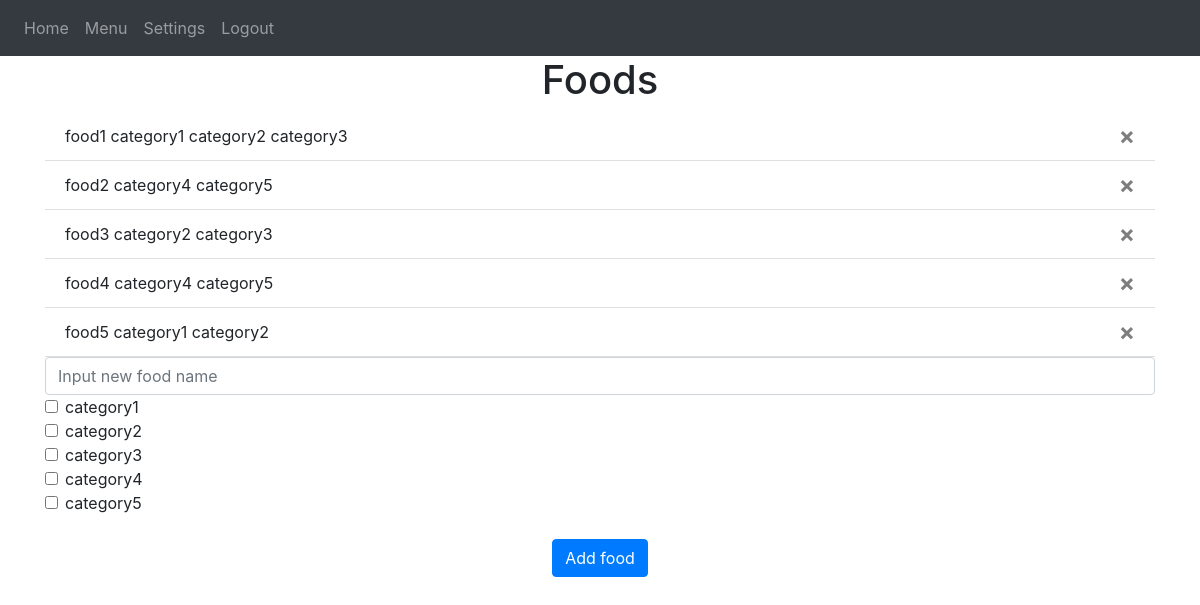
Page / (signed in) on the earlier database version.
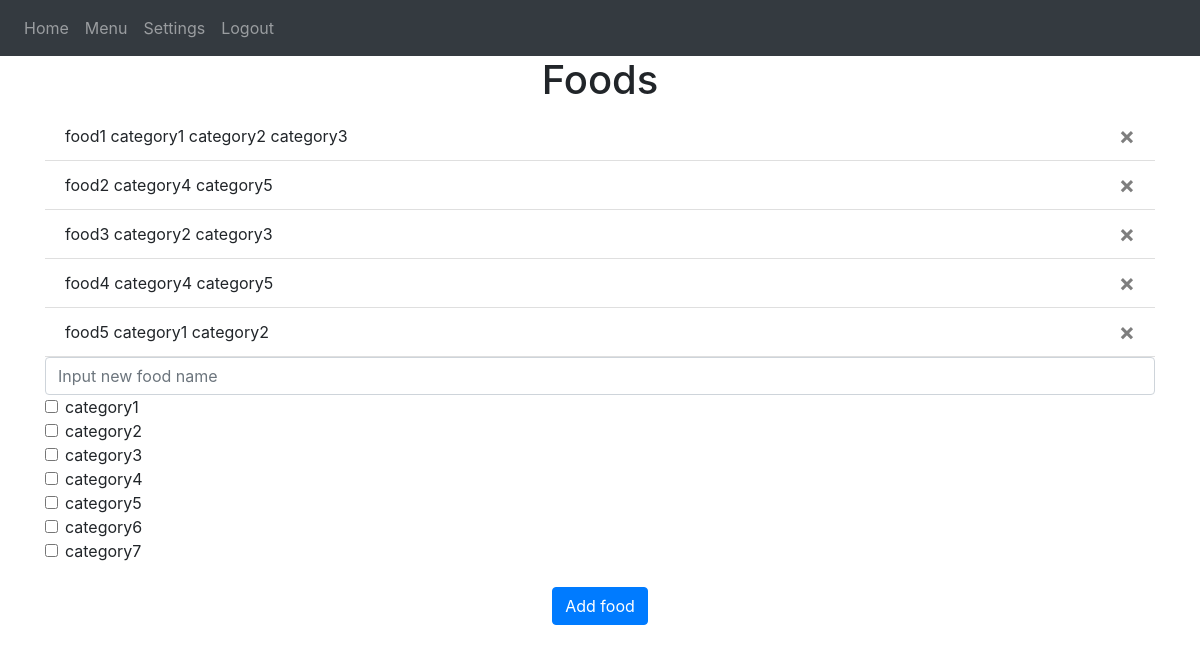
Same page on the later database version.
### src/models.py (models this page shows)
class Food(db.Model):
    __tablename__ = "foods"
    id = db.Column(db.Integer, primary_key = True)
    name = db.Column(db.String(100))
    data = db.Column(db.String(10000))
    date = db.Column(db.DateTime(timezone = True), default = func.now())
    lastServed = db.Column(db.Date, default = datetime.date(2021,12,10))
    value = db.Column(db.Float())
    user_id = db.Column(db.Integer,db.ForeignKey('users.id'))
    categories = db.relationship('Category', secondary = 'food_category',back_populates = 'foods')
    menus = db.relationship('Menu', secondary = 'food_menu', back_populates = 'foods', lazy='dynamic')

class Category(db.Model):
    __tablename__ = "categories"
    id = db.Column(db.Integer, primary_key=True)
    name = db.Column(db.String(100))
    value = db.Column(db.Float())
    immediateValue = db.Column(db.Float())
    user_id = db.Column(db.Integer,db.ForeignKey('users.id'))
    foods = db.relationship('Food',secondary='food_category',back_populates='categories')

### src/views.py (the view, shortened to what this page needs)
@views.route('/',methods=['GET','POST'])
@login_required
def home():
    return render_template("home.html", user=current_user)

### src/__init__.py (called while the page is built)
def create_app():
    app = Flask(__name__)
    app.config['SECRET_KEY'] = 'tajny klucik'
    app.config['SQLALCHEMY_DATABASE_URI'] = f'sqlite:///{DB_NAME}'
    app.config['UPLOAD_FOLDER'] = configuration.UPLOAD_FOLDER
    db.init_app(app)
    from .views import views
    from .auth import auth
    app.register_blueprint(views, url_prefix='/')
    app.register_blueprint(auth, url_prefix='/')
    from .models import User, Food, Category, FoodCategory
    create_database(app)
    login_manager = LoginManager()
    login_manager.login_view = 'auth.login'
    login_manager.init_app(app)
    @login_manager.user_loader
    def load_user(id):
        return User.query.get(int(id))
    return app

### src/templates/home.html (shortened to what this page needs)
{% extends "base.html" %}
{% block content %}
<h1 align="center">Foods</h1>
<ul class="list-group list-group-flush" id="foods">
    {% for food in user.foods %}
    <li class="list-group-item">
        {{ food.name }}
        {% for category in food.categories %}
        {{category.name}}
        {% endfor %}
        <button type="button" class="close" onClick="deleteFood({{ food.id }} )">
            <span aria-hidden="true">&times;</span>
        </button>
    </li>
    {% endfor %}
</ul>
<form method="POST">
    <input
        type="text"
        name="food"
        id="food"
        class="form-control"
        placeholder="Input new food name"
    />
    {% for category in user.categories %}
    <div class="form-check">
        <input class="form-check-input" type="checkbox" value="" id="{{'category_'+category.id|string }}" name="{{ 'category_'+category.id|string }}">
        <label class="form-check-label" for="{{ 'category_'+category.id|string }}">
            {{ category.name }}
        </label>
    </div>
    {% endfor %}
    <br />
    <div align="center">
        <button type="submit" class="btn btn-primary">Add food</button>
    </div>
</form>
{% endblock %}

Differences in the rows shown:
added Category: name "category6"
added Category: name "category7"
